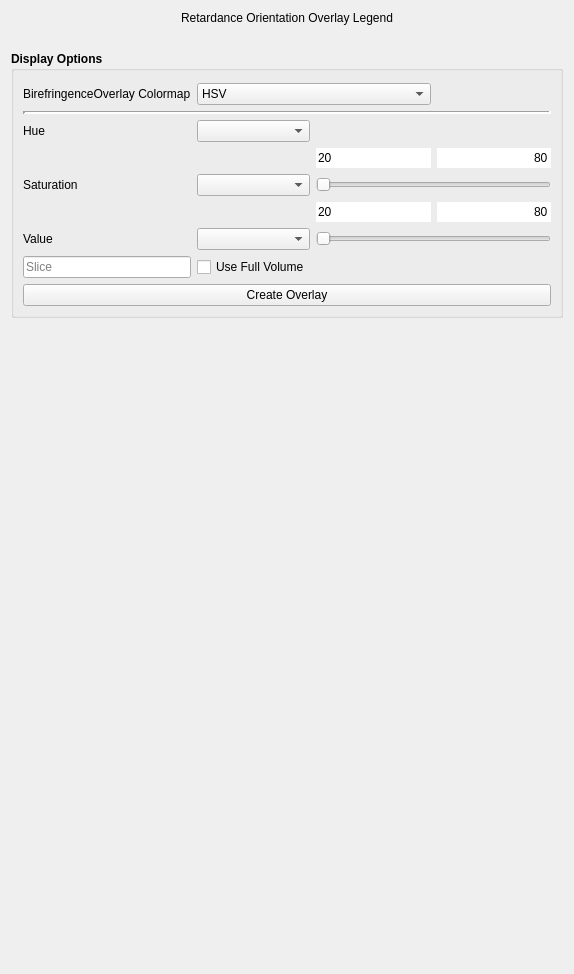
         <widget class="QWidget" name="scrollAreaWidgetContents_5">
          <property name="geometry">
           <rect>
            <x>0</x>
            <y>0</y>
            <width>574</width>
            <height>974</height>
           </rect>
          </property>
          <layout class="QGridLayout" name="gridLayout_4">
           <item row="2" column="0" alignment="Qt::AlignTop">
            <widget class="QGroupBox" name="DisplayOptions">
             <property name="sizePolicy">
              <sizepolicy hsizetype="Preferred" vsizetype="Expanding">
               <horstretch>0</horstretch>
               <verstretch>0</verstretch>
              </sizepolicy>
             </property>
             <property name="font">
              <font>
               <italic>false</italic>
               <bold>true</bold>
              </font>
             </property>
             <property name="title">
              <string>Display Options</string>
             </property>
             <layout class="QGridLayout" name="gridLayout_17">
              <property name="topMargin">
               <number>12</number>
              </property>
              <property name="verticalSpacing">
               <number>6</number>
              </property>
              <item row="8" column="3">
               <widget class="QLineEdit" name="le_sat_max">
                <property name="font">
                 <font>
                  <italic>false</italic>
                  <bold>false</bold>
                 </font>
                </property>
                <property name="text">
                 <string>80</string>
                </property>
                <property name="frame">
                 <bool>false</bool>
                </property>
                <property name="alignment">
                 <set>Qt::AlignRight|Qt::AlignTrailing|Qt::AlignVCenter</set>
                </property>
               </widget>
              </item>
              <item row="15" column="0" colspan="4">
               <widget class="QPushButton" name="qbutton_create_overlay">
                <property name="font">
                 <font>
                  <italic>false</italic>
                  <bold>false</bold>
                 </font>
                </property>
                <property name="text">
                 <string>Create Overlay</string>
                </property>
               </widget>
              </item>
              <item row="14" column="0">
               <widget class="QLineEdit" name="le_overlay_slice">
                <property name="sizePolicy">
                 <sizepolicy hsizetype="Preferred" vsizetype="Fixed">
                  <horstretch>0</horstretch>
                  <verstretch>0</verstretch>
                 </sizepolicy>
                </property>
                <property name="font">
                 <font>
                  <italic>false</italic>
                  <bold>false</bold>
                 </font>
                </property>
                <property name="placeholderText">
                 <string>Slice</string>
                </property>
               </widget>
              </item>
              <item row="9" column="2" colspan="2">
               <widget class="QSlider" name="slider_saturation">
                <property name="font">
                 <font>
                  <italic>false</italic>
                  <bold>false</bold>
                 </font>
                </property>
                <property name="orientation">
                 <enum>Qt::Horizontal</enum>
                </property>
               </widget>
              </item>
              <item row="3" column="1" colspan="2">
               <widget class="QComboBox" name="cb_colormap">
                <property name="font">
                 <font>
                  <italic>false</italic>
                  <bold>false</bold>
                 </font>
                </property>
                <property name="focusPolicy">
                 <enum>Qt::StrongFocus</enum>
                </property>
                <item>
                 <property name="text">
                  <string>HSV</string>
                 </property>
                </item>
                <item>
                 <property name="text">
                  <string>JCh (Perceptually Uniform)</string>
                 </property>
                </item>
               </widget>
              </item>
              <item row="11" column="1">
               <widget class="QComboBox" name="cb_value">
                <property name="font">
                 <font>
                  <italic>false</italic>
                  <bold>false</bold>
                 </font>
                </property>
                <property name="focusPolicy">
                 <enum>Qt::StrongFocus</enum>
                </property>
               </widget>
              </item>
              <item row="7" column="1">
               <widget class="QComboBox" name="cb_hue">
                <property name="font">
                 <font>
                  <italic>false</italic>
                  <bold>false</bold>
                 </font>
                </property>
                <property name="focusPolicy">
                 <enum>Qt::StrongFocus</enum>
                </property>
               </widget>
              </item>
              <item row="11" column="0">
               <widget class="QLabel" name="label_value">
                <property name="font">
                 <font>
                  <italic>false</italic>
                  <bold>false</bold>
                 </font>
                </property>
                <property name="text">
                 <string>Value</string>
                </property>
               </widget>
              </item>
              <item row="9" column="1">
               <widget class="QComboBox" name="cb_saturation">
                <property name="font">
                 <font>
                  <italic>false</italic>
                  <bold>false</bold>
                 </font>
                </property>
                <property name="focusPolicy">
                 <enum>Qt::StrongFocus</enum>
                </property>
               </widget>
              </item>
              <item row="14" column="1">
               <widget class="QCheckBox" name="chb_display_volume">
                <property name="font">
                 <font>
                  <italic>false</italic>
                  <bold>false</bold>
                 </font>
                </property>
                <property name="text">
                 <string>Use Full Volume</string>
                </property>
               </widget>
              </item>
              <item row="11" column="2" colspan="2">
               <widget class="QSlider" name="slider_value">
                <property name="sizePolicy">
                 <sizepolicy hsizetype="Preferred" vsizetype="Fixed">
                  <horstretch>0</horstretch>
                  <verstretch>0</verstretch>
                 </sizepolicy>
                </property>
                <property name="font">
                 <font>
                  <italic>false</italic>
                  <bold>false</bold>
                 </font>
                </property>
                <property name="orientation">
                 <enum>Qt::Horizontal</enum>
                </property>
               </widget>
              </item>
              <item row="6" column="0" colspan="4">
               <widget class="Line" name="line">
                <property name="font">
                 <font>
                  <italic>false</italic>
                  <bold>false</bold>
                 </font>
                </property>
                <property name="lineWidth">
                 <number>3</number>
                </property>
                <property name="orientation">
                 <enum>Qt::Horizontal</enum>
                </property>
               </widget>
              </item>
              <item row="3" column="0">
               <widget class="QLabel" name="label_colormap">
                <property name="font">
                 <font>
                  <italic>false</italic>
                  <bold>false</bold>
                 </font>
                </property>
                <property name="text">
                 <string>BirefringenceOverlay Colormap</string>
                </property>
               </widget>
              </item>
              <item row="7" column="0">
               <widget class="QLabel" name="label_hue">
                <property name="font">
                 <font>
                  <italic>false</italic>
                  <bold>false</bold>
                 </font>
                </property>
                <property name="text">
                 <string>Hue</string>
                </property>
               </widget>
              </item>
              <item row="9" column="0">
               <widget class="QLabel" name="label_saturation">
                <property name="font">
                 <font>
                  <italic>false</italic>
                  <bold>false</bold>
                 </font>
                </property>
                <property name="text">
                 <string>Saturation</string>
                </property>
               </widget>
              </item>
              <item row="8" column="2">
               <widget class="QLineEdit" name="le_sat_min">
                <property name="font">
                 <font>
                  <italic>false</italic>
                  <bold>false</bold>
                 </font>
                </property>
                <property name="inputMask">
                 <string/>
                </property>
                <property name="text">
                 <string>20</string>
                </property>
                <property name="frame">
                 <bool>false</bool>
                </property>
               </widget>
              </item>
              <item row="10" column="2">
               <widget class="QLineEdit" name="le_val_min">
                <property name="font">
                 <font>
                  <italic>false</italic>
                  <bold>false</bold>
                 </font>
                </property>
                <property name="text">
                 <string>20</string>
                </property>
                <property name="frame">
                 <bool>false</bool>
                </property>
               </widget>
              </item>
              <item row="10" column="3">
               <widget class="QLineEdit" name="le_val_max">
                <property name="font">
                 <font>
                  <italic>false</italic>
                  <bold>false</bold>
                 </font>
                </property>
                <property name="text">
                 <string>80</string>
                </property>
                <property name="frame">
                 <bool>false</bool>
                </property>
                <property name="alignment">
                 <set>Qt::AlignRight|Qt::AlignTrailing|Qt::AlignVCenter</set>
                </property>
               </widget>
              </item>
             </layout>
            </widget>
           </item>
           <item row="0" column="0">
            <widget class="QLabel" name="label_orientation_legend">
             <property name="sizePolicy">
              <sizepolicy hsizetype="Preferred" vsizetype="Fixed">
               <horstretch>0</horstretch>
               <verstretch>0</verstretch>
              </sizepolicy>
             </property>
             <property name="text">
              <string>Retardance Orientation Overlay Legend</string>
             </property>
             <property name="alignment">
              <set>Qt::AlignCenter</set>
             </property>
            </widget>
           </item>
           <item row="1" column="0">
            <widget class="QLabel" name="label_orientation_image">
             <property name="sizePolicy">
              <sizepolicy hsizetype="Preferred" vsizetype="Fixed">
               <horstretch>0</horstretch>
               <verstretch>0</verstretch>
              </sizepolicy>
             </property>
             <property name="text">
              <string/>
             </property>
             <property name="alignment">
              <set>Qt::AlignCenter</set>
             </property>
            </widget>
           </item>
          </layout>
         </widget>
